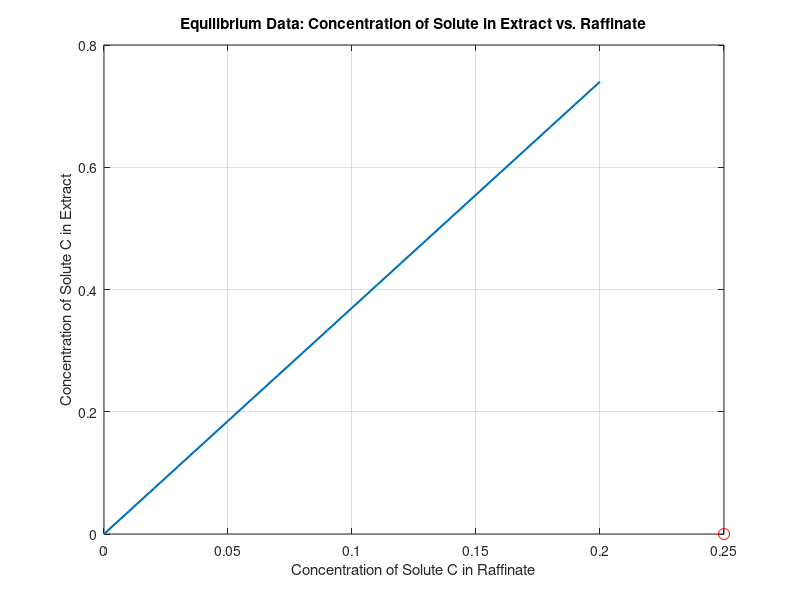

This chart was generated by the following MATLAB code: (Note: this script raises an error after producing the figure.)
% Step 1: Generate equilibrium data
x = 0:0.01:0.2;  
y = 3.7* x;       

F=1000;
x0=0.20;
y0=0;
R=850;
X0=x0/(1-x0);
Y0=y0/(1-y0);

x_init=X0;
y_init=0;
E=100:10:500;
slope=-(R./E);

solue_remove_pre=zeros(1,length(slope));
%  figure
for i=1:length(slope)
    x_init=X0;
    y_init=0;
     figure
    for j=1:3
        % Step 2: Plot concentration of solute in extract vs. concentration of solute in raffinate
         plot(x, y, 'LineWidth', 1.5); hold on;
        xlabel('Concentration of Solute C in Raffinate');
        ylabel('Concentration of Solute C in Extract');
        title('Equilibrium Data: Concentration of Solute in Extract vs. Raffinate');
        grid on;
        hold on;
        plot(x_init, y_init, 'ro', 'MarkerSize', 8);  % Plot the point X0,Y0  X1',Y1' .....
        hold on;
    
        syms xn_d yn_d;
        eq1 = eq(yn_d, 3.75 * xn_d);
        eq2 = eq(yn_d, y_init + slope(i) * (xn_d - x_init));
    
        [xn_d,yn_d] = solve([eq1, eq2], [xn_d, yn_d]);
    
        xn_d = double(xn_d);
        yn_d = double(yn_d);
         plot([x_init,xn_d],[y_init,yn_d],'m-');
        x_init=xn_d;
        y_init=0;
         plot([x_init,xn_d],[y_init,yn_d],'m-');
    end
    solue_remove_pre(i) = (1-(xn_d*R/150))*100;
end
solvent_amount=E;
figure
plot(solvent_amount,solue_remove_pre);
xlabel('Solvent amount/stage');
ylabel('Percentage removal of solute');
title('Solvent amount/stage vs Percentage removal of solute');
grid on;

desired_y=95;
%estimate function so can calculate relation B at 95% c removed
figure
f1=polyfit(solvent_amount,solue_remove_pre,3);
p1=polyval(f1,desired_y);
x_values = linspace(100,500, 100);
y_estimated = polyval(f1, x_values);
plot(x_values, y_estimated, 'r-', 'LineWidth', 1.5);  % Plot estimated polynomial curve
xlabel('Solvent amount/stage');
ylabel('Estimated Percentage removal of solute');
title('Estimation of function between Solvent amount/stage and Percentage removal of solute');
hold off;

ep=0.01;
disp("Amount of B at 95% C removed is ")
for i=100:500
    if polyval(f1, i)<=95+ep && polyval(f1, i)>=95-ep
        disp(i);
        break;
    end
end
